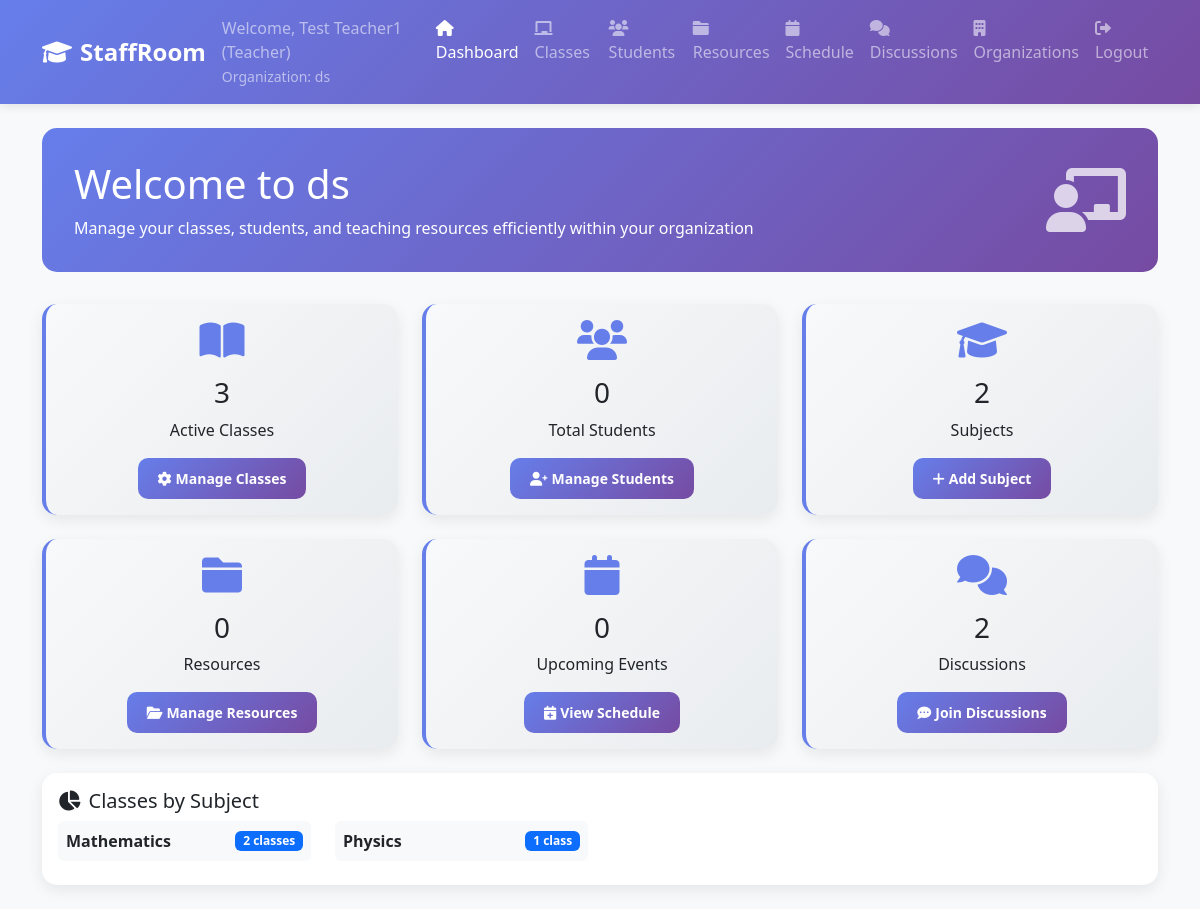
/dashboard (signed in), run on the app's committed database.
### tables this page shows
CREATE TABLE users (
                id INTEGER PRIMARY KEY AUTOINCREMENT,
                username TEXT UNIQUE NOT NULL,
                email TEXT UNIQUE NOT NULL,
                password_hash TEXT NOT NULL,
                first_name TEXT NOT NULL,
                last_name TEXT NOT NULL,
                user_type TEXT NOT NULL CHECK (user_type IN ('teacher', 'student', 'admin')),
                created_at TIMESTAMP DEFAULT CURRENT_TIMESTAMP,
                is_active BOOLEAN DEFAULT 1
            , phone_number TEXT, profile_photo_path TEXT, bio TEXT, grade INTEGER);

CREATE TABLE organizations (
                id INTEGER PRIMARY KEY AUTOINCREMENT,
                name TEXT NOT NULL,
                description TEXT,
                about TEXT,
                location TEXT,
                contact_email TEXT,
                contact_phone TEXT,
                website TEXT,
                logo_filename TEXT,
                logo_path TEXT,
                is_public BOOLEAN DEFAULT 1,
                discussion_privacy TEXT DEFAULT 'public' CHECK (discussion_privacy IN ('public', 'private')),
                created_by INTEGER NOT NULL,
                created_at TIMESTAMP DEFAULT CURRENT_TIMESTAMP,
                updated_at TIMESTAMP DEFAULT CURRENT_TIMESTAMP, banner_filename TEXT, banner_path TEXT, organization_tag TEXT,
                FOREIGN KEY (created_by) REFERENCES users (id)
            );

CREATE TABLE classes (
                id INTEGER PRIMARY KEY AUTOINCREMENT,
                name TEXT NOT NULL,
                description TEXT,
                subject_id INTEGER NOT NULL,
                grade_level INTEGER NOT NULL CHECK (grade_level BETWEEN 1 AND 12),
                teacher_id INTEGER NOT NULL,
                created_at TIMESTAMP DEFAULT CURRENT_TIMESTAMP, organization_id INTEGER,
                FOREIGN KEY (subject_id) REFERENCES subjects (id),
                FOREIGN KEY (teacher_id) REFERENCES users (id)
            );

CREATE TABLE subjects (
                id INTEGER PRIMARY KEY AUTOINCREMENT,
                name TEXT UNIQUE NOT NULL,
                description TEXT,
                is_custom BOOLEAN DEFAULT 0,
                created_by INTEGER,
                created_at TIMESTAMP DEFAULT CURRENT_TIMESTAMP,
                FOREIGN KEY (created_by) REFERENCES users (id)
            );

### web_app.py (the view)
    def decorated_function(*args, **kwargs):
        if 'user_id' not in session:
            return redirect(url_for('login'))
        user_organizations = db.get_user_organizations(session['user_id'])
        if not user_organizations:
            flash('You must join an organization to access this feature.', 'warning')
            return redirect(url_for('organizations'))
        return f(*args, **kwargs)

### web_app.py (called while the page is built)
def require_organization_access(f):
    def decorated_function(*args, **kwargs):
        if 'user_id' not in session:
            return redirect(url_for('login'))
        user_organizations = db.get_user_organizations(session['user_id'])
        if not user_organizations:
            flash('You must join an organization to access this feature.', 'warning')
            return redirect(url_for('organizations'))
        return f(*args, **kwargs)
    decorated_function.__name__ = f.__name__
    return decorated_function

    def get_connection(self):
        if self.db_path.startswith('postgresql://'):
            import psycopg2
            from psycopg2.extras import RealDictCursor
            conn = psycopg2.connect(self.db_path, cursor_factory=RealDictCursor)
        else:
            db_file = self.db_path.replace('sqlite:///', '')
            conn = sqlite3.connect(db_file)
            conn.row_factory = sqlite3.Row
        return conn

    def get_teacher_classes(self, teacher_id):
        conn = self.get_connection()
        cursor = conn.execute("""
            SELECT c.*, s.name as subject_name, s.description as subject_description
            FROM classes c
            JOIN subjects s ON c.subject_id = s.id
            WHERE c.teacher_id = ?
            ORDER BY c.grade_level, s.name
        """, (teacher_id,))
        classes = [dict(row) for row in cursor.fetchall()]
        conn.close()
        return classes

    def get_class_students(self, class_id):
        conn = self.get_connection()
        cursor = conn.execute("""
            SELECT u.*, cs.enrolled_at FROM users u
            JOIN class_students cs ON u.id = cs.student_id
            WHERE cs.class_id = ?
            ORDER BY u.first_name, u.last_name
        """, (class_id,))
        students = [dict(row) for row in cursor.fetchall()]
        conn.close()
        return students

    def get_user_organizations(self, user_id):
        conn = self.get_connection()
        cursor = conn.execute("""
            SELECT o.*, om.role, om.joined_at
            FROM organizations o
            JOIN organization_memberships om ON o.id = om.organization_id
            WHERE om.user_id = ?
            ORDER BY om.joined_at DESC
            LIMIT 1
        """, (user_id,))
        result = cursor.fetchone()
        conn.close()
        return [dict(result)] if result else []

### templates/dashboard.html (shortened to what this page needs)
{% extends "common/base.html" %}
{% block content %}
        <div class="welcome-section">
            <div class="row align-items-center">
                <div class="col-md-8">
                    <h1 class="mb-2">Welcome to {{ stats.organization_name }}</h1>
                    <p class="mb-0">Manage your classes, students, and teaching resources efficiently within your organization</p>
                </div>
                <div class="col-md-4 text-end">
                    <i class="fas fa-chalkboard-teacher fa-4x opacity-75"></i>
                </div>
            </div>
        </div>
        <div class="row mb-4">
            {% if user_type == 'teacher' %}
                <div class="col-md-4">
                    <div class="card stats-card h-100">
                        <div class="card-body text-center">
                            <i class="fas fa-book-open card-icon"></i>
                            <h3>{{ stats.classes }}</h3>
                            <p class="mb-3">Active Classes</p>
                            <a href="{{ url_for('classes') }}" class="btn btn-primary btn-sm">
                                <i class="fas fa-cog me-1"></i>Manage Classes
                            </a>
                        </div>
                    </div>
                </div>
                <div class="col-md-4">
                    <div class="card stats-card h-100">
                        <div class="card-body text-center">
                            <i class="fas fa-users card-icon"></i>
                            <h3>{{ stats.total_students }}</h3>
                            <p class="mb-3">Total Students</p>
                            <a href="{{ url_for('students') }}" class="btn btn-primary btn-sm">
                                <i class="fas fa-user-plus me-1"></i>Manage Students
                            </a>
                        </div>
                    </div>
                </div>
                <div class="col-md-4">
                    <div class="card stats-card h-100">
                        <div class="card-body text-center">
                            <i class="fas fa-graduation-cap card-icon"></i>
                            <h3>{{ stats.subjects }}</h3>
                            <p class="mb-3">Subjects</p>
                            <a href="{{ url_for('classes') }}" class="btn btn-primary btn-sm">
                                <i class="fas fa-plus me-1"></i>Add Subject
                            </a>
                        </div>
                    </div>
                </div>
            {% endif %}
        </div>
        <div class="row mb-4">
            <div class="col-md-4">
                <div class="card stats-card h-100">
                    <div class="card-body text-center">
                        <i class="fas fa-folder card-icon"></i>
                        <h3>{{ stats.resources or 0 }}</h3>
                        <p class="mb-3">Resources</p>
                        <a href="{{ url_for('resources') }}" class="btn btn-primary btn-sm">
                            <i class="fas fa-folder-open me-1"></i>Manage Resources
                        </a>
                    </div>
                </div>
            </div>
            <div class="col-md-4">
                <div class="card stats-card h-100">
                    <div class="card-body text-center">
                        <i class="fas fa-calendar card-icon"></i>
                        <h3>{{ stats.events or 0 }}</h3>
                        <p class="mb-3">Upcoming Events</p>
                        <a href="{{ url_for('schedule') }}" class="btn btn-primary btn-sm">
                            <i class="fas fa-calendar-plus me-1"></i>View Schedule
                        </a>
                    </div>
                </div>
            </div>
            <div class="col-md-4">
                <div class="card stats-card h-100">
                    <div class="card-body text-center">
                        <i class="fas fa-comments card-icon"></i>
                        <h3>{{ stats.discussions or 0 }}</h3>
                        <p class="mb-3">Discussions</p>
                        <a href="{{ url_for('discussions') }}" class="btn btn-primary btn-sm">
                            <i class="fas fa-comment-dots me-1"></i>Join Discussions
                        </a>
                    </div>
                </div>
            </div>
        </div>
        {% if user_type == 'teacher' and stats.subject_breakdown %}
        <div class="row mb-4">
            <div class="col-12">
                <div class="card">
                    <div class="card-body">
                        <h5 class="card-title">
                            <i class="fas fa-chart-pie me-2"></i>Classes by Subject
                        </h5>
                        <div class="row">
                            {% for subject, count in stats.subject_breakdown.items() %}
                            <div class="col-md-3 col-sm-6 mb-2">
                                <div class="d-flex justify-content-between align-items-center p-2 bg-light rounded">
                                    <span class="fw-bold">{{ subject }}</span>
                                    <span class="badge bg-primary">{{ count }} class{{ 'es' if count > 1 else '' }}</span>
                                </div>
                            </div>
                            {% endfor %}
                        </div>
                    </div>
                </div>
            </div>
        </div>
        {% endif %}
{% endblock %}

### templates/common/header.html
<nav class="navbar navbar-expand-lg navbar-dark">
    <div class="container">
        <a class="navbar-brand" href="{{ url_for('dashboard') }}">
            <i class="fas fa-graduation-cap me-2"></i>StaffRoom
        </a>
        <div class="navbar-nav ms-auto">
            <span class="navbar-text me-3">
                Welcome, {{ session.first_name }} {{ session.last_name }} ({{ session.user_type.title() }})
                {% if session.current_org_id %}
                <br><small>Organization: {{ session.current_org_name or 'Unknown' }}</small>
                {% endif %}
            </span>
            <a class="nav-link {% if request.endpoint == 'dashboard' %}active{% endif %}" href="{{ url_for('dashboard') }}">
                <i class="fas fa-home me-1"></i>Dashboard
            </a>
            <a class="nav-link {% if request.endpoint == 'classes' %}active{% endif %}" href="{{ url_for('classes') }}">
                <i class="fas fa-chalkboard me-1"></i>Classes
            </a>
            <a class="nav-link {% if request.endpoint == 'students' %}active{% endif %}" href="{{ url_for('students') }}">
                <i class="fas fa-users me-1"></i>Students
            </a>
            <a class="nav-link {% if request.endpoint == 'resources' %}active{% endif %}" href="{{ url_for('resources') }}">
                <i class="fas fa-folder me-1"></i>Resources
            </a>
            <a class="nav-link {% if request.endpoint == 'schedule' %}active{% endif %}" href="{{ url_for('schedule') }}">
                <i class="fas fa-calendar me-1"></i>Schedule
            </a>
            <a class="nav-link {% if request.endpoint == 'discussions' or request.endpoint == 'global_discussions' %}active{% endif %}" href="{{ url_for('discussions') }}">
                <i class="fas fa-comments me-1"></i>Discussions
            </a>
            <a class="nav-link {% if request.endpoint == 'organizations' %}active{% endif %}" href="{{ url_for('organizations') }}">
                <i class="fas fa-building me-1"></i>Organizations
            </a>
            <a class="nav-link" href="{{ url_for('logout') }}">
                <i class="fas fa-sign-out-alt me-1"></i>Logout
            </a>
        </div>
    </div>
</nav>

### data on the page
users: first_name "Test", last_name "Teacher1"
organizations: name "ds", organization_name "ds"
classes: name "Mathematics", teacher "2", value "es"
classes: name "Physics", count "1"

### other printed values
{{ session.user_type.title() }} "Teacher"
{{ stats.classes }} "3"
{{ stats.total_students }} "0"
{{ stats.subjects }} "2"
{{ stats.resources or 0 }} "0"
{{ stats.events or 0 }} "0"
{{ stats.discussions or 0 }} "2"
